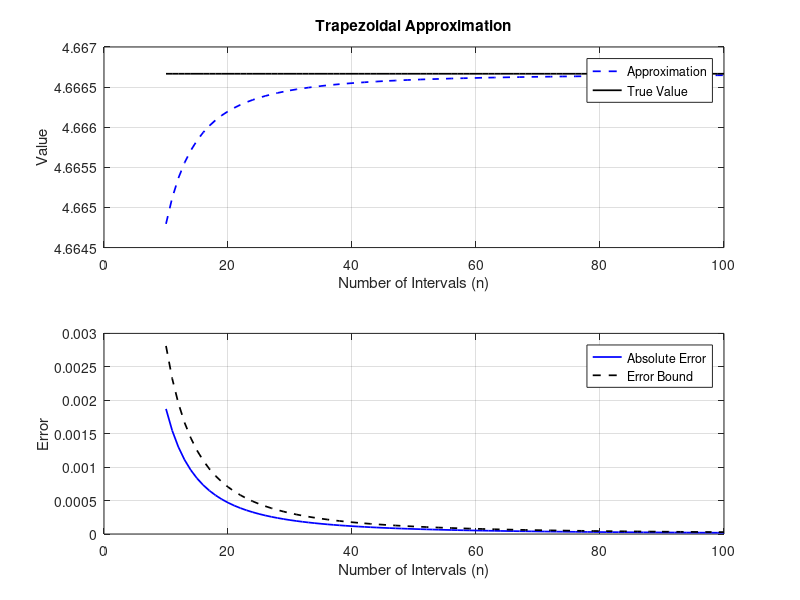

The MATLAB source for this figure:
n_vec = 10:100;
trap_approx_vec = zeros(1, length(n_vec));

true_int = 14/3;
K = 1/4;

for i = 1:length(n_vec)
    n = n_vec(i);
    dx = 3/n;
    xbar = 0:dx:3;
    f_at_xbar = sqrt(xbar + 1);
    trap_approx_vec(i) = dx*sum((f_at_xbar(1:end - 1) + f_at_xbar(2:end)) / 2);
end

error_vec = abs(true_int - trap_approx_vec);
errorbound_vec = ((3^3)*(K))./(24*n_vec.^2);
figure
subplot(2, 1, 1)
plot(n_vec, trap_approx_vec, '--b', 'Linewidth', 1.25)
hold on
plot(n_vec, true_int*ones(1, length(n_vec)), '-k', 'Linewidth', 1.25)
legend('Approximation', 'True Value')
title('Trapezoidal Approximation')
xlabel('Number of Intervals (n)')
ylabel('Value')
xlim([0 100])
grid on

subplot(2,1,2)
plot(n_vec, error_vec, '-b', 'Linewidth', 1.25)
hold on
plot(n_vec, errorbound_vec, '--k', 'Linewidth', 1.25)
legend('Absolute Error', 'Error Bound')
xlabel('Number of Intervals (n)')
ylabel('Error')
xlim([0 100])
grid on